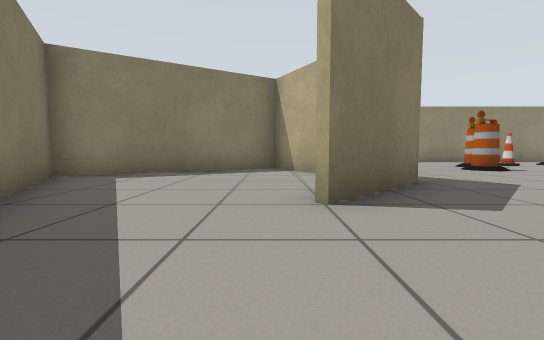
[1] (above)

16 first-person views from a walk through a world built for the Gazebo simulator. The camera is 0.5 m above the floor, tilts 4° down and sees 90° across. The floor is counted in squares, 1 m on a side. Each view is taken from the middle of a square. On the plan, view 1 faces up. The plan holds only what a view shows up to about 9 squares ahead; the rest is blank.

[2]
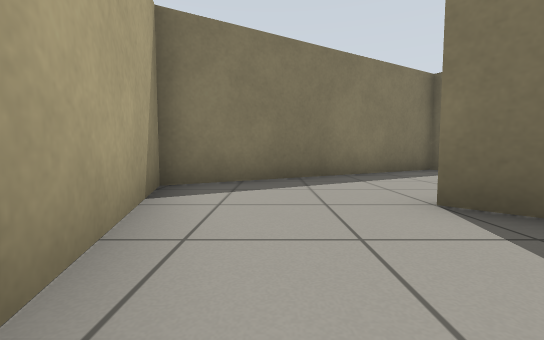

[3]
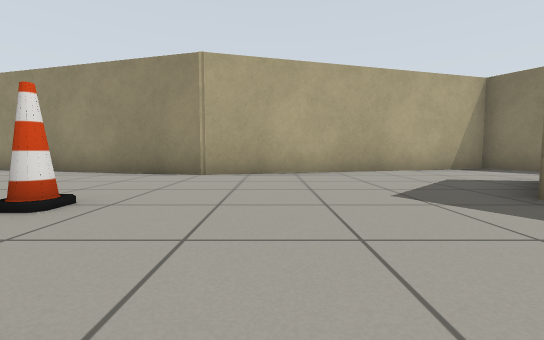

[4]
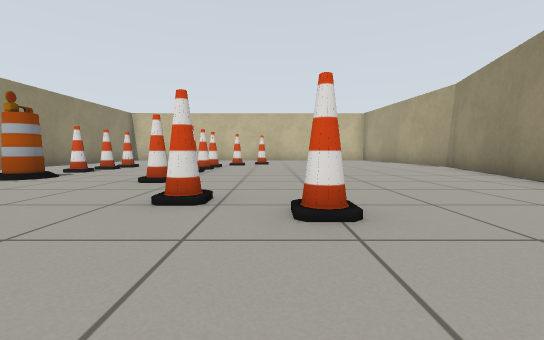

[5]
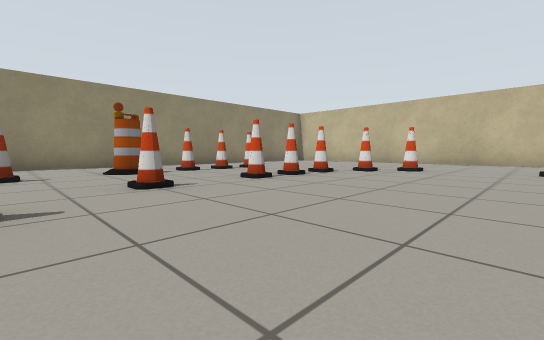

[6]
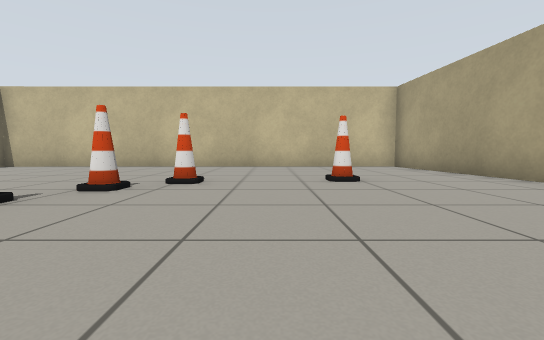

[7]
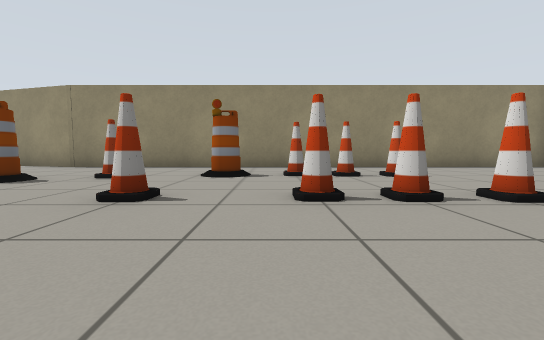

[8]
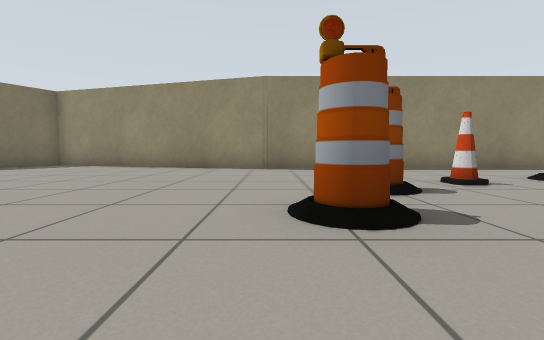

[9]
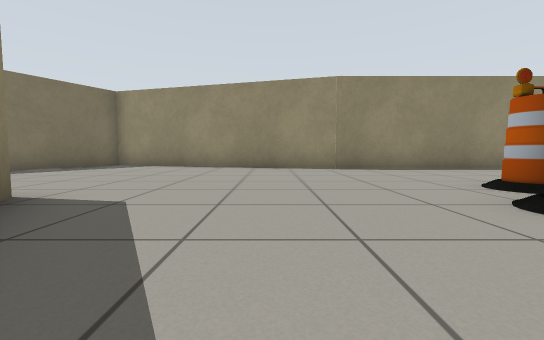

[10]
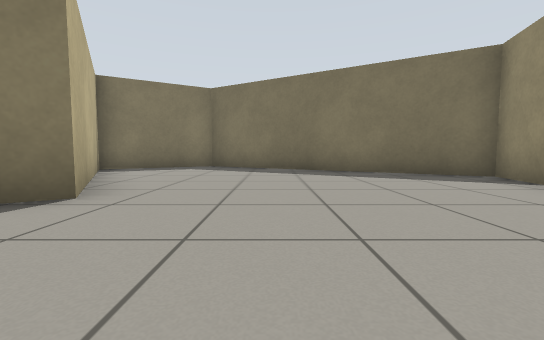

[11]
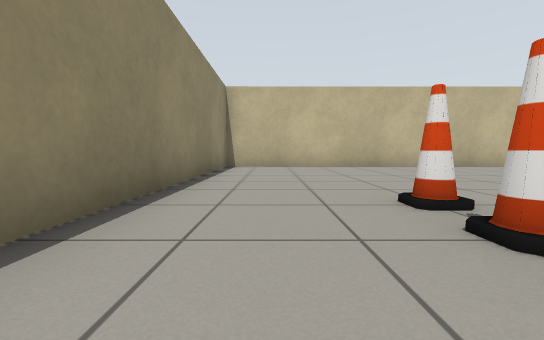

[12]
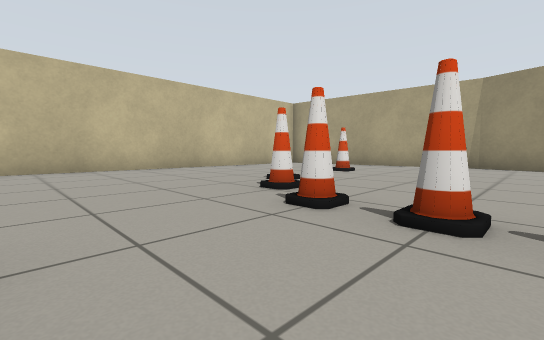

[13]
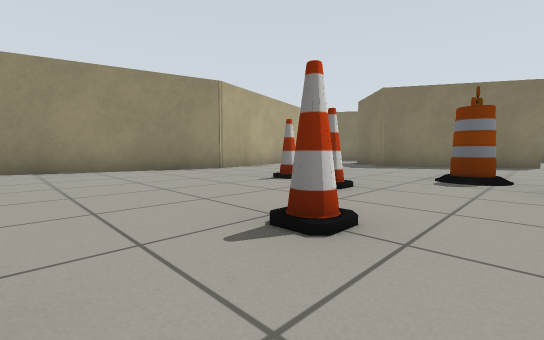

[14]
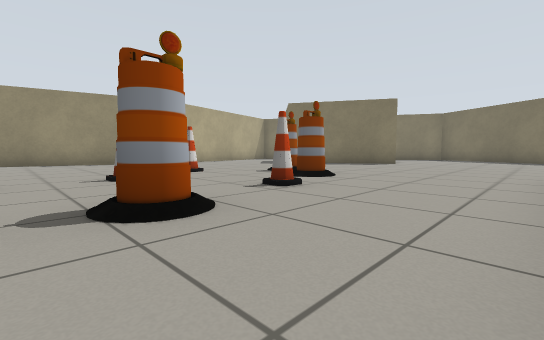

[15]
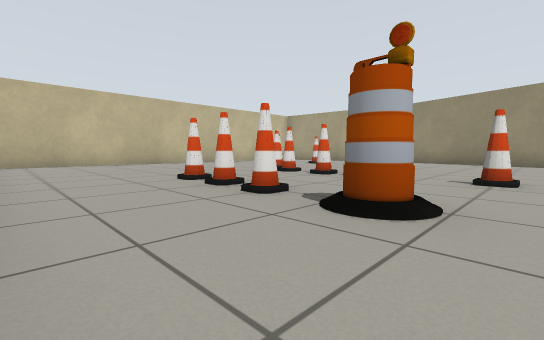

[16]
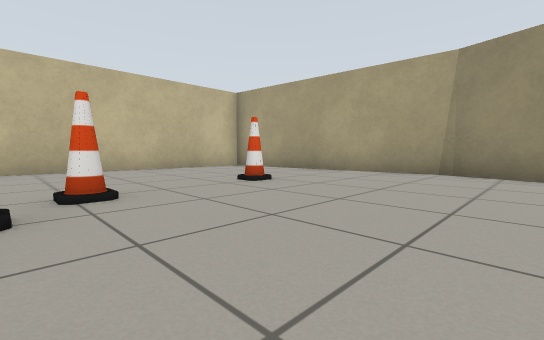

### Floor plan
Ten units are one square. View 1 is at (0, 0); x grows to the right and y downward. Boxes are objects, and circles mark ways between rooms. Rooms are numbered by the first view taken in them; rooms with no view inside come last. Other rooms are left out.
<svg viewBox="-64 -148 265 159">
<path fill="none" stroke="#000" d="M15 -35 5 -25M10 -62 1 -77 -43 -52M-44 -54 -9 6 26 -3M49 -124 -22 -143 -59 -81 -44 -54M26 -3 64 -13 133 5 196 -1 196 -124 46 -124M-44 -53 2 -79 23 -43 15 -35"/>
<rect x="55" y="-75" width="10" height="10" fill="#bbb"><title>barrel</title></rect>
<rect x="55" y="-95" width="10" height="20" fill="#bbb"><title>barrel</title></rect>
<rect x="65" y="-55" width="10" height="10" fill="#bbb"><title>cone</title></rect>
<rect x="75" y="-65" width="10" height="10" fill="#bbb"><title>cone</title></rect>
<rect x="75" y="-95" width="10" height="10" fill="#bbb"><title>cone</title></rect>
<rect x="95" y="-75" width="10" height="10" fill="#bbb"><title>cone</title></rect>
<rect x="95" y="-105" width="10" height="10" fill="#bbb"><title>barrel</title></rect>
<rect x="115" y="-75" width="10" height="10" fill="#bbb"><title>cone</title></rect>
<rect x="115" y="-105" width="10" height="10" fill="#bbb"><title>cone</title></rect>
<rect x="125" y="-75" width="10" height="10" fill="#bbb"><title>cone</title></rect>
<rect x="125" y="-105" width="20" height="20" fill="#bbb"><title>cone</title></rect>
<rect x="135" y="-75" width="10" height="10" fill="#bbb"><title>cone</title></rect>
<rect x="145" y="-55" width="10" height="10" fill="#bbb"><title>cone</title></rect>
<rect x="145" y="-65" width="10" height="10" fill="#bbb"><title>cone</title></rect>
<rect x="155" y="-35" width="10" height="10" fill="#bbb"><title>cone</title></rect>
<circle cx="15" cy="-15" r="3" fill="#2a7"/>
<text x="-10" y="-30">1</text>
<text x="90" y="-70">2</text>
</svg>
Room 1 opens to room 2.

Where each view was taken, in squares from view 1:
view 1: 0 up, 0 right, facing up
view 2: 1 up, 3 right, facing left
view 3: 7 up, 5 right, facing down
view 4: 5 up, 5 right, facing right
view 5: 3 up, 8 right, facing up-right
view 6: 4 up, 11 right, facing right
view 7: 4 up, 11 right, facing up
view 8: 5 up, 5 right, facing up
view 9: 5 up, 3 right, facing up
view 10: 10 up, 3 right, facing left
view 11: 11 up, 11 right, facing right
view 12: 9 up, 12 right, facing down-right
view 13: 8 up, 11 right, facing down-left
view 14: 12 up, 11 right, facing down-left
view 15: 12 up, 9 right, facing down-right
view 16: 6 up, 12 right, facing down-right
